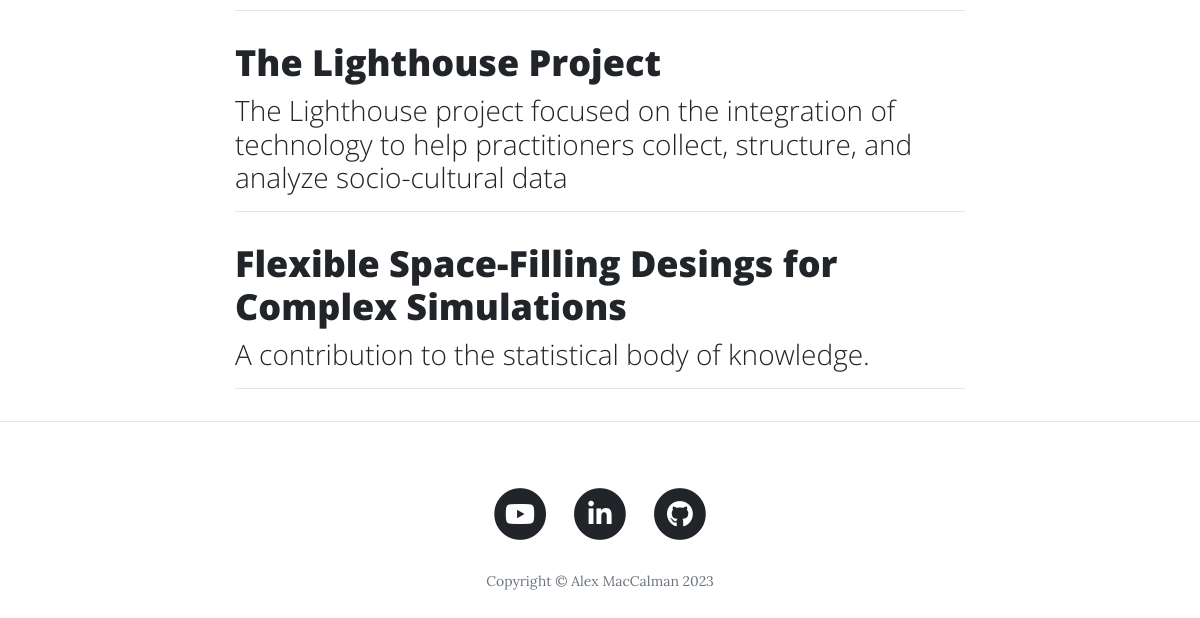
Page /projects (lower part) on the earlier database version.
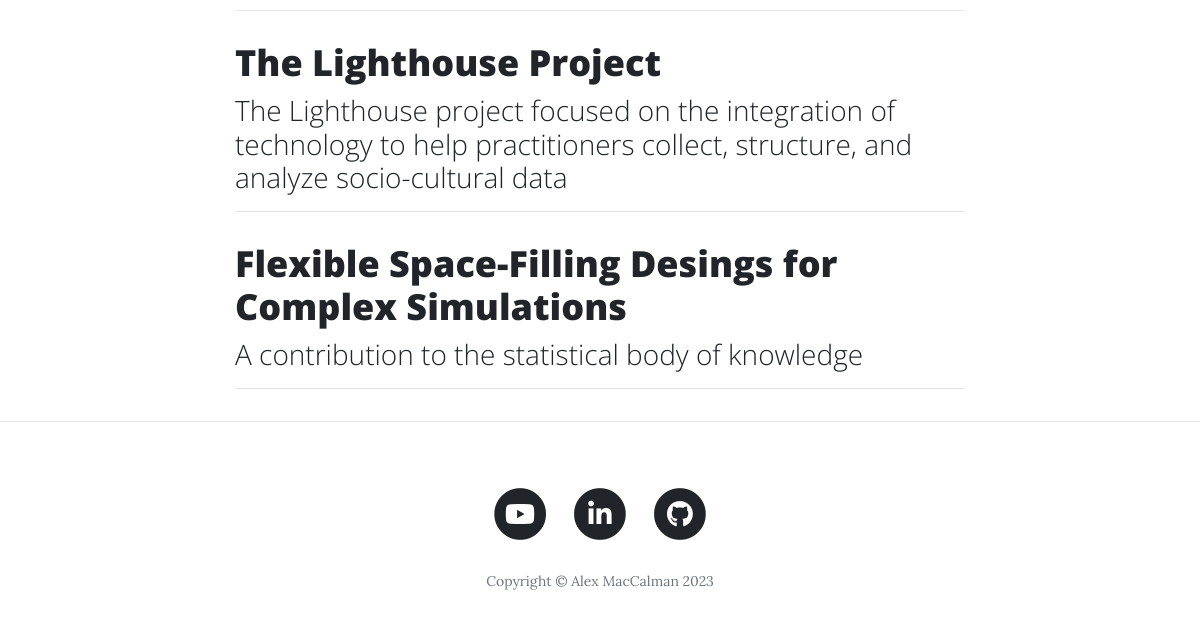
Same page on the later database version.
### __init__.py (models this page shows)
class BlogPost(db.Model):
    __tablename__ = "blog_posts"
    id = db.Column(db.Integer, primary_key=True)
    author = db.Column(db.String(250), nullable=False)
    title = db.Column(db.String(250), unique=True, nullable=False)
    subtitle = db.Column(db.String(500), nullable=False)
    date = db.Column(db.String(250), nullable=False)
    body = db.Column(db.Text, nullable=False)
    img_url = db.Column(db.String(250), nullable=True)

### __init__.py (the view)
@app.route("/projects")
def projects():
    posts = BlogPost.query.all()
    return render_template("projects.html", all_posts=posts, logged_in=current_user.is_authenticated)

### templates/projects.html (shortened to what this page needs)
{% include "header.html" %}
  <div class="container">
    <div class="row">
      <div class="col-lg-8 col-md-10 mx-auto">
        {% for post in all_posts %}
        <div class="post-preview">
          <a href="{{ url_for('show_post', post_id=post.id) }}">
            <h2 class="post-title">
              {{post.title}}
            </h2>
            <h3 class="post-subtitle">
              {{post.subtitle}}
            </h3>
          </a>
        </div>
        <hr>
        {% endfor %}
      </div>
    </div>
  </div>
  <hr>
{% include "footer.html" %}

### templates/header.html (shortened to what this page needs)
<!DOCTYPE html>
<html lang="en">
<head>
  <link href="{{ url_for('static', filename='vendor/bootstrap/css/bootstrap.min.css') }}" rel="stylesheet">
  <link href="{{ url_for('static', filename='vendor/fontawesome-free/css/all.min.css')}}" rel="stylesheet" type="text/css">
  <link href="{{ url_for('static', filename='css/clean-blog.min.css')}}" rel="stylesheet">
</head>
<body>

### templates/footer.html (shortened to what this page needs)
  <footer>
    <div class="container">
      <div class="row">
        <div class="col-lg-8 col-md-10 mx-auto">
          <ul class="list-inline text-center">
            <li class="list-inline-item">
              <a href="https://www.youtube.com/channel/UCm2OdPoaI8f4zLyMey_0LAg/videos" target="_blank">
                <span class="fa-stack fa-lg">
                  <i class="fas fa-circle fa-stack-2x"></i>
                  <i class="fab fa-youtube fa-stack-1x fa-inverse"></i>
                </span>
              </a>
            </li>
            <li class="list-inline-item">
              <a href="https://www.linkedin.com/in/alexmaccalman/" target="_blank">
                <span class="fa-stack fa-lg">
                  <i class="fas fa-circle fa-stack-2x"></i>
                  <i class="fab fa-linkedin-in fa-stack-1x fa-inverse"></i>
                </span>
              </a>
            </li>
            <li class="list-inline-item">
              <a href="https://github.com/alexmaccalman" target="_blank">
                <span class="fa-stack fa-lg">
                  <i class="fas fa-circle fa-stack-2x"></i>
                  <i class="fab fa-github fa-stack-1x fa-inverse"></i>
                </span>
              </a>
            </li>
          </ul>
          <p class="copyright text-muted">Copyright &copy; Alex MacCalman 2023</p>
        </div>
      </div>
    </div>
  </footer>
</body>
</html>

Differences in the rows shown:
changed BlogPost "Flexible Space-Filling Desings for Complex Simulations": subtitle "A contribution to the statistical body of knowledge." → "A contribution to the statistical body of knowledge"
